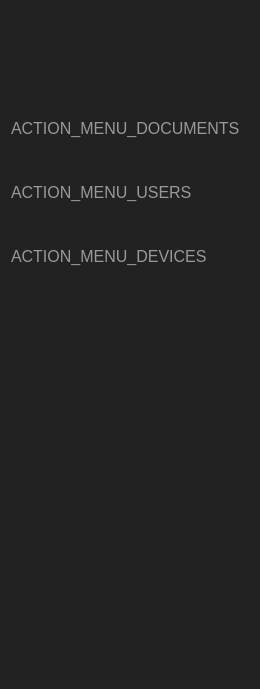
<?xml version="1.0" encoding="UTF-8"?>
<ui version="4.0">
 <class>MenuWidget</class>
 <widget class="QWidget" name="MenuWidget">
  <property name="geometry">
   <rect>
    <x>0</x>
    <y>0</y>
    <width>260</width>
    <height>689</height>
   </rect>
  </property>
  <property name="minimumSize">
   <size>
    <width>260</width>
    <height>0</height>
   </size>
  </property>
  <property name="maximumSize">
   <size>
    <width>260</width>
    <height>16777215</height>
   </size>
  </property>
  <property name="windowTitle">
   <string>Form</string>
  </property>
  <property name="styleSheet">
   <string notr="true">QWidget#widget_menu {
	background-color: #222222;
}

#button_devices, #button_files, #button_users {
	color: #999999;
	background-color: #222222;
	text-align: left;
	padding-left: 10px;
	font-size: 16px;
}

#button_devices:checked, #button_files:checked, #button_users:checked {
	background-color: #333333;
	border: 0;
	color: #FFFFFF;
}

#button_devices:hover, #button_files:hover, #button_users:hover {
	color: #EEEEEE;
}

#label_connection_state {
	color: #FFFFFF;
}</string>
  </property>
  <layout class="QVBoxLayout" name="verticalLayout">
   <property name="spacing">
    <number>0</number>
   </property>
   <property name="leftMargin">
    <number>0</number>
   </property>
   <property name="topMargin">
    <number>0</number>
   </property>
   <property name="rightMargin">
    <number>0</number>
   </property>
   <property name="bottomMargin">
    <number>0</number>
   </property>
   <item>
    <widget class="QWidget" name="widget_menu" native="true">
     <property name="minimumSize">
      <size>
       <width>200</width>
       <height>0</height>
      </size>
     </property>
     <layout class="QVBoxLayout" name="verticalLayout_8">
      <property name="spacing">
       <number>0</number>
      </property>
      <property name="leftMargin">
       <number>0</number>
      </property>
      <property name="topMargin">
       <number>0</number>
      </property>
      <property name="rightMargin">
       <number>0</number>
      </property>
      <property name="bottomMargin">
       <number>0</number>
      </property>
      <item>
       <layout class="QVBoxLayout" name="verticalLayout_3">
        <property name="spacing">
         <number>0</number>
        </property>
        <item>
         <widget class="QWidget" name="widget_3" native="true">
          <property name="minimumSize">
           <size>
            <width>0</width>
            <height>60</height>
           </size>
          </property>
          <layout class="QHBoxLayout" name="horizontalLayout_3">
           <property name="spacing">
            <number>0</number>
           </property>
           <property name="leftMargin">
            <number>20</number>
           </property>
           <property name="topMargin">
            <number>20</number>
           </property>
           <property name="rightMargin">
            <number>10</number>
           </property>
           <property name="bottomMargin">
            <number>40</number>
           </property>
           <item>
            <widget class="QLabel" name="label">
             <property name="minimumSize">
              <size>
               <width>208</width>
               <height>36</height>
              </size>
             </property>
             <property name="maximumSize">
              <size>
               <width>208</width>
               <height>36</height>
              </size>
             </property>
             <property name="text">
              <string/>
             </property>
             <property name="pixmap">
              <pixmap resource="../rc/resources.qrc">:/logos/images/logos/guardata_vert_white.png</pixmap>
             </property>
             <property name="scaledContents">
              <bool>true</bool>
             </property>
             <property name="alignment">
              <set>Qt::AlignLeading|Qt::AlignLeft|Qt::AlignVCenter</set>
             </property>
            </widget>
           </item>
          </layout>
         </widget>
        </item>
        <item>
         <widget class="MenuButton" name="button_files">
          <property name="enabled">
           <bool>true</bool>
          </property>
          <property name="minimumSize">
           <size>
            <width>0</width>
            <height>64</height>
           </size>
          </property>
          <property name="maximumSize">
           <size>
            <width>16777215</width>
            <height>64</height>
           </size>
          </property>
          <property name="baseSize">
           <size>
            <width>64</width>
            <height>0</height>
           </size>
          </property>
          <property name="font">
           <font>
            <pointsize>-1</pointsize>
           </font>
          </property>
          <property name="cursor">
           <cursorShape>PointingHandCursor</cursorShape>
          </property>
          <property name="text">
           <string>ACTION_MENU_DOCUMENTS</string>
          </property>
          <property name="icon">
           <iconset resource="../rc/resources.qrc">
            <normaloff>:/icons/images/material/folder_open.svg</normaloff>:/icons/images/material/folder_open.svg</iconset>
          </property>
          <property name="iconSize">
           <size>
            <width>32</width>
            <height>32</height>
           </size>
          </property>
          <property name="checkable">
           <bool>true</bool>
          </property>
          <property name="flat">
           <bool>true</bool>
          </property>
          <property name="checked_color" stdset="0">
           <color>
            <red>27</red>
            <green>141</green>
            <blue>215</blue>
           </color>
          </property>
          <property name="unchecked_color" stdset="0">
           <color>
            <red>153</red>
            <green>153</green>
            <blue>153</blue>
           </color>
          </property>
         </widget>
        </item>
        <item>
         <widget class="MenuButton" name="button_users">
          <property name="enabled">
           <bool>true</bool>
          </property>
          <property name="minimumSize">
           <size>
            <width>0</width>
            <height>64</height>
           </size>
          </property>
          <property name="maximumSize">
           <size>
            <width>16777215</width>
            <height>64</height>
           </size>
          </property>
          <property name="baseSize">
           <size>
            <width>0</width>
            <height>64</height>
           </size>
          </property>
          <property name="cursor">
           <cursorShape>PointingHandCursor</cursorShape>
          </property>
          <property name="text">
           <string>ACTION_MENU_USERS</string>
          </property>
          <property name="icon">
           <iconset resource="../rc/resources.qrc">
            <normaloff>:/icons/images/material/supervisor_account.svg</normaloff>:/icons/images/material/supervisor_account.svg</iconset>
          </property>
          <property name="iconSize">
           <size>
            <width>32</width>
            <height>32</height>
           </size>
          </property>
          <property name="checkable">
           <bool>true</bool>
          </property>
          <property name="flat">
           <bool>true</bool>
          </property>
          <property name="checked_color" stdset="0">
           <color>
            <red>27</red>
            <green>141</green>
            <blue>215</blue>
           </color>
          </property>
          <property name="unchecked_color" stdset="0">
           <color>
            <red>153</red>
            <green>153</green>
            <blue>153</blue>
           </color>
          </property>
         </widget>
        </item>
        <item>
         <widget class="MenuButton" name="button_devices">
          <property name="enabled">
           <bool>true</bool>
          </property>
          <property name="minimumSize">
           <size>
            <width>0</width>
            <height>64</height>
           </size>
          </property>
          <property name="maximumSize">
           <size>
            <width>16777215</width>
            <height>64</height>
           </size>
          </property>
          <property name="baseSize">
           <size>
            <width>0</width>
            <height>64</height>
           </size>
          </property>
          <property name="cursor">
           <cursorShape>PointingHandCursor</cursorShape>
          </property>
          <property name="text">
           <string>ACTION_MENU_DEVICES</string>
          </property>
          <property name="icon">
           <iconset resource="../rc/resources.qrc">
            <normaloff>:/icons/images/material/devices.svg</normaloff>:/icons/images/material/devices.svg</iconset>
          </property>
          <property name="iconSize">
           <size>
            <width>32</width>
            <height>32</height>
           </size>
          </property>
          <property name="checkable">
           <bool>true</bool>
          </property>
          <property name="checked">
           <bool>false</bool>
          </property>
          <property name="flat">
           <bool>true</bool>
          </property>
          <property name="checked_color" stdset="0">
           <color>
            <red>27</red>
            <green>141</green>
            <blue>215</blue>
           </color>
          </property>
          <property name="unchecked_color" stdset="0">
           <color>
            <red>153</red>
            <green>153</green>
            <blue>153</blue>
           </color>
          </property>
         </widget>
        </item>
        <item>
         <spacer name="verticalSpacer">
          <property name="orientation">
           <enum>Qt::Vertical</enum>
          </property>
          <property name="sizeType">
           <enum>QSizePolicy::Preferred</enum>
          </property>
          <property name="sizeHint" stdset="0">
           <size>
            <width>20</width>
            <height>60</height>
           </size>
          </property>
         </spacer>
        </item>
        <item>
         <spacer name="verticalSpacer_2">
          <property name="orientation">
           <enum>Qt::Vertical</enum>
          </property>
          <property name="sizeType">
           <enum>QSizePolicy::Minimum</enum>
          </property>
          <property name="sizeHint" stdset="0">
           <size>
            <width>20</width>
            <height>10</height>
           </size>
          </property>
         </spacer>
        </item>
        <item>
         <widget class="QWidget" name="widget_misc" native="true">
          <layout class="QVBoxLayout" name="verticalLayout_2">
           <property name="leftMargin">
            <number>10</number>
           </property>
           <property name="topMargin">
            <number>10</number>
           </property>
           <property name="rightMargin">
            <number>10</number>
           </property>
           <property name="bottomMargin">
            <number>10</number>
           </property>
           <item>
            <widget class="QWidget" name="widget_connection" native="true">
             <layout class="QHBoxLayout" name="horizontalLayout_6">
              <property name="spacing">
               <number>10</number>
              </property>
              <property name="leftMargin">
               <number>0</number>
              </property>
              <property name="topMargin">
               <number>0</number>
              </property>
              <property name="rightMargin">
               <number>0</number>
              </property>
              <property name="bottomMargin">
               <number>0</number>
              </property>
              <item>
               <widget class="IconLabel" name="icon_connection">
                <property name="minimumSize">
                 <size>
                  <width>32</width>
                  <height>32</height>
                 </size>
                </property>
                <property name="maximumSize">
                 <size>
                  <width>32</width>
                  <height>32</height>
                 </size>
                </property>
                <property name="text">
                 <string/>
                </property>
                <property name="pixmap">
                 <pixmap resource="../rc/resources.qrc">:/icons/images/material/cloud_off.svg</pixmap>
                </property>
                <property name="scaledContents">
                 <bool>true</bool>
                </property>
                <property name="color" stdset="0">
                 <color>
                  <red>27</red>
                  <green>141</green>
                  <blue>215</blue>
                 </color>
                </property>
               </widget>
              </item>
              <item>
               <widget class="QLabel" name="label_connection_state">
                <property name="font">
                 <font>
                  <pointsize>12</pointsize>
                 </font>
                </property>
                <property name="text">
                 <string/>
                </property>
               </widget>
              </item>
             </layout>
            </widget>
           </item>
          </layout>
         </widget>
        </item>
        <item>
         <spacer name="verticalSpacer_3">
          <property name="orientation">
           <enum>Qt::Vertical</enum>
          </property>
          <property name="sizeType">
           <enum>QSizePolicy::Expanding</enum>
          </property>
          <property name="sizeHint" stdset="0">
           <size>
            <width>20</width>
            <height>40</height>
           </size>
          </property>
         </spacer>
        </item>
       </layout>
      </item>
     </layout>
    </widget>
   </item>
  </layout>
 </widget>
 <customwidgets>
  <customwidget>
   <class>IconLabel</class>
   <extends>QLabel</extends>
   <header>guardata.core.gui.custom_widgets</header>
  </customwidget>
  <customwidget>
   <class>MenuButton</class>
   <extends>QPushButton</extends>
   <header>guardata.core.gui.custom_widgets</header>
  </customwidget>
 </customwidgets>
 <resources>
  <include location="../rc/resources.qrc"/>
 </resources>
 <connections/>
</ui>
